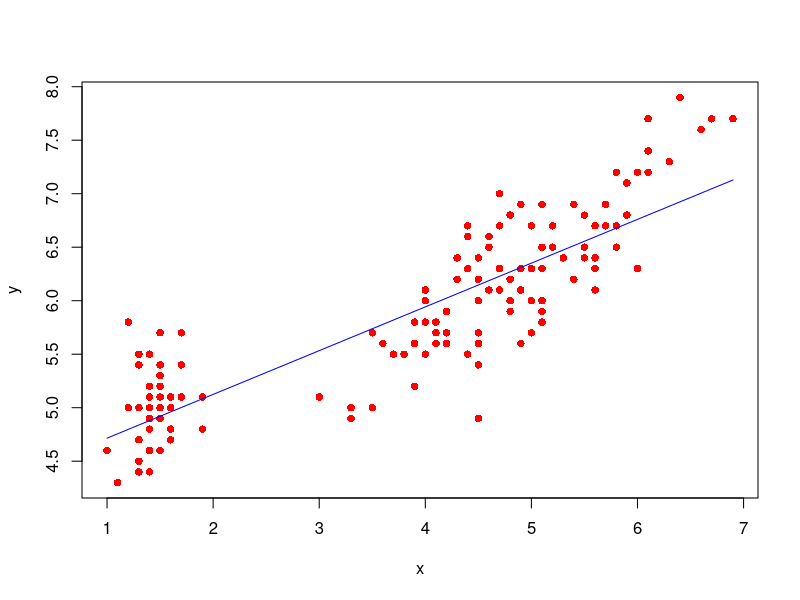

This figure's R source:
#Codigo para problema 2

iris
mis_dades <- iris
y <- mis_dades$Sepal.Length
y

x <- mis_dades$Petal.Length
x

xbar <- mean(x)
xbar
ybar <- mean(y)
ybar

m <- sum((x-xbar)*(y-ybar))/sum((x-xbar)^2)
m

b <- ybar-m*xbar
b

m*1.5+b

mod <- lm(y~x)

data.frame(x=x)

ypredicted <- predict(mod, data.frame(x=x))
ypredicted

plot(x,y,pch=16,col='red')
lines(x,ypredicted,col='blue')

Rsq <- sum((ypredicted-ybar)^2)/sum((y-ybar)^2)
Rsq

summary(mod)
sqrt(Rsq)
cor.test(x,y)
